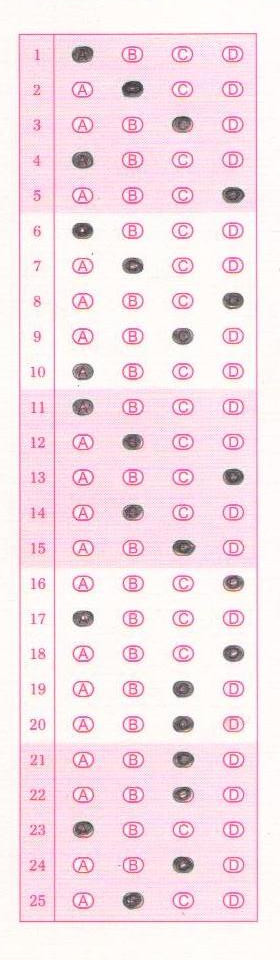
#> input picture omr.jpg, 280 x 960 px
$ jupyter execute --allow-errors Untitled.ipynb   (older library calls are emulated)
#> lines starting #> are read from the running program, lines starting #| are printed output that depends on the picture; after the words box and inside, x2 and y2 are one past the last pixel; in counts of white or black regions, pixels touching at a corner belong together
[cell 1]
import cv2
import sys
import os
import math
from matplotlib import pyplot as plt
import numpy as np
from __future__ import print_function

def sobel(k):
#> called with k = 3
    kernel1 = np.zeros((k,k),np.float32)/k**2
    for i in range(k):
        for j in range(k):
            if(i==0):
                kernel1[i][j]=-1
            if(i==k-1):
                kernel1[i][j]=1
    kernel2 = np.zeros((k,k),np.float32)/k**2
    for i in range(k):
        for j in range(k):
            if(j==0):
                kernel2[i][j]=-1
            if(j==k-1):
                kernel2[i][j]=1
    return kernel1,kernel2

def show(img):
    cv2.imwrite("tmp.jpg",img)
    os.system("xdg-open tmp.jpg")

khor,kvert=sobel(3)

img=cv2.imread('omr.jpg')
#> img is the input picture: shape (960, 280, 3); mean B, G, R 233.9, 226.3, 244.8
newimg1=cv2.filter2D(img,-1,khor)
#cv2.imwrite("output.jpg",newimg1)

[cell 2]
thres,resthres=cv2.threshold(img,200,255,cv2.THRESH_BINARY)
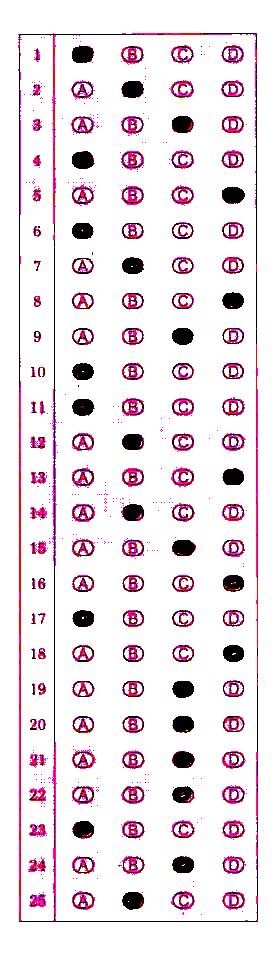
#> resthres: shape (960, 280, 3); mean B, G, R 232.9, 225, 239.7
show(resthres)

[cell 3]
from skimage.segmentation import slic
segments = slic(img, n_segments = 1000, sigma = 10)
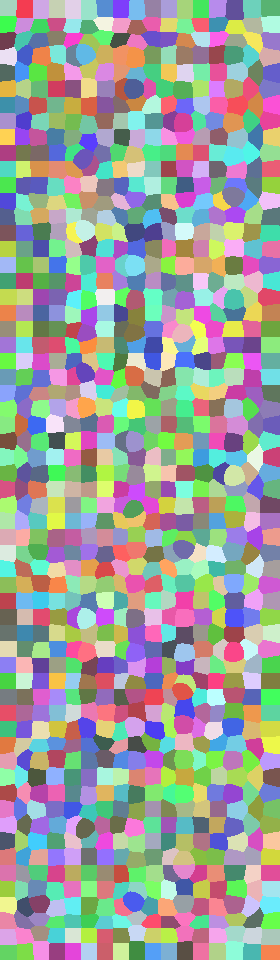
#> segments: shape (960, 280) int64; 1020 distinct labels, from 1 to 1020; one colour per label, 0 black
show(segments)

[cell 4]
edges = cv2.Canny(img,100,200)
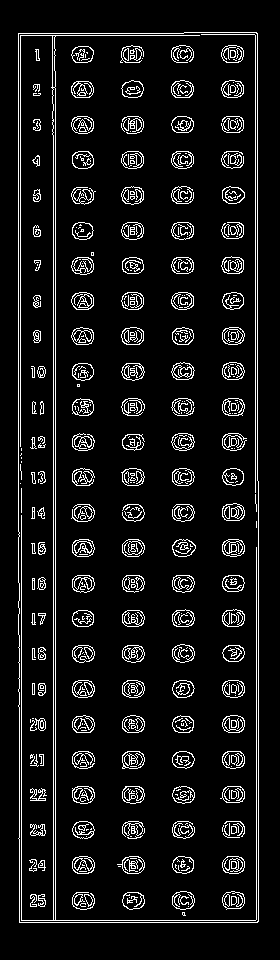
#> edges: shape (960, 280); 8.4% white in thin lines or dots, all inside (x1, y1, x2, y2) = (18, 32, 259, 923)
edges = cv2.cvtColor(edges,cv2.COLOR_GRAY2RGB)

show(edges)

[cell 5]
import mean_shift as ms
print(edges.shape)
#| (960, 280, 3)
#> (the rest of this cell did not finish here and is left out)

[cell 6]
for i in range(edges.shape[0]):
    first=True
    for j in range(edges.shape[1]):

        if(edges[i][j][0]==255):
            print(str(i)+" "+str(j),end=' ')
            if(first):
                edges[i][j][0]=145
                edges[i][j][1]=67
                edges[i][j][2]=123
                first=False
        else:
            first=True
    print("")
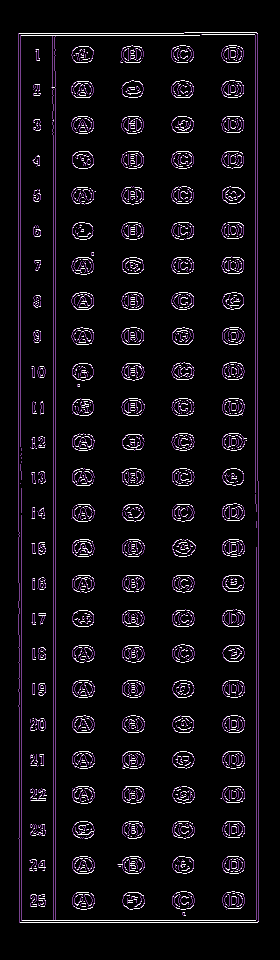
#> edges: shape (960, 280, 3); mean B, G, R 15.2, 10.9, 14
show(edges)

[cell 7]
from skimage.segmentation import slic
segments = slic(img, n_segments = 500, sigma = 5)
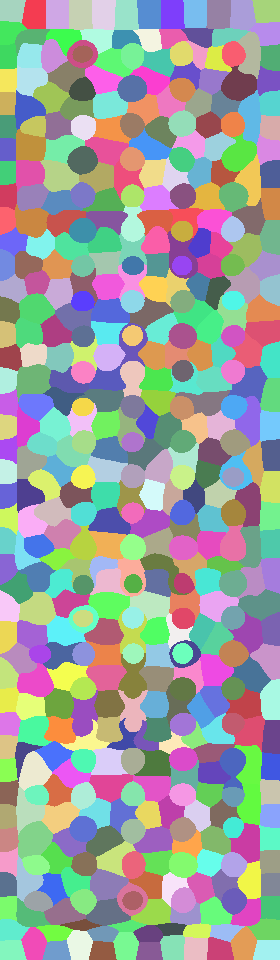
#> segments: shape (960, 280) int64; 486 distinct labels, from 1 to 486; one colour per label, 0 black
show(segments)
#> in show (call 5), `cv2.imwrite("tmp.jpg",img)`:
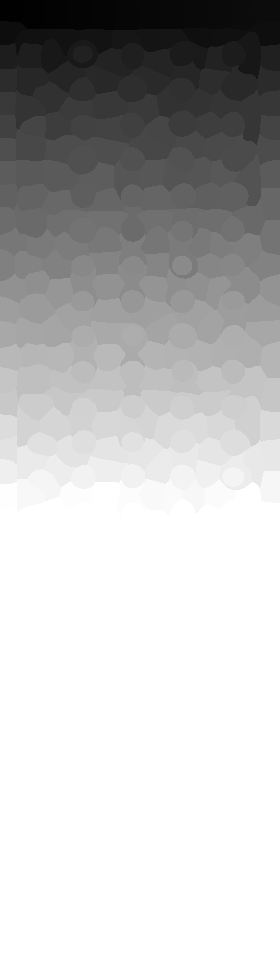
#> saved as tmp.jpg: shape (960, 280); min 1, max 255, mean 187.8

[cell 8]
import pymeanshift as pms
#> (the rest of this cell did not finish here and is left out)

#> (a cell that did not finish here is left out)

#> (a cell that did not finish here is left out)

#> (a cell that did not finish here is left out)

#> (a cell that did not finish here is left out)

[cell 13]
#Circles
img1=cv2.imread("omrot.jpg")
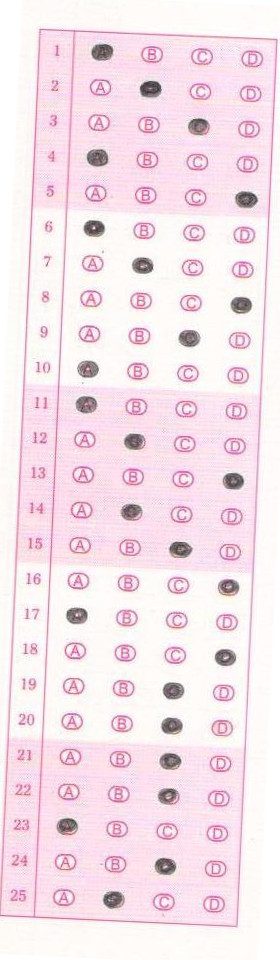
#> input picture omrot.jpg, 280 x 960 px
#> img1 is the input picture: shape (960, 280, 3); mean B, G, R 234.1, 226.5, 244.5
thres,resthres=cv2.threshold(img1,200,255,cv2.THRESH_BINARY)
checkimg = cv2.cvtColor(resthres, cv2.COLOR_BGR2GRAY)
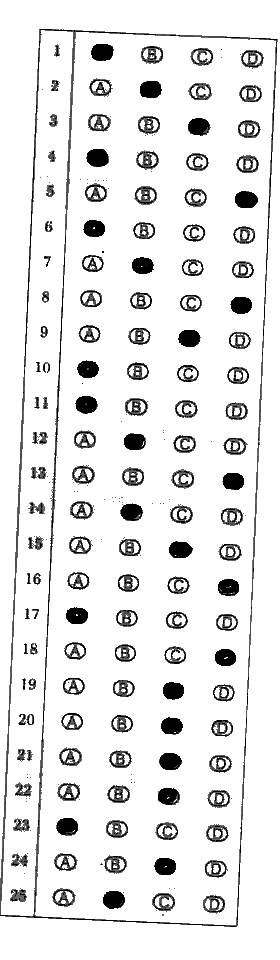
#> checkimg: shape (960, 280); min 0, max 255, mean 229.9

#img1=img
gray_image = cv2.cvtColor(img1, cv2.COLOR_BGR2GRAY)
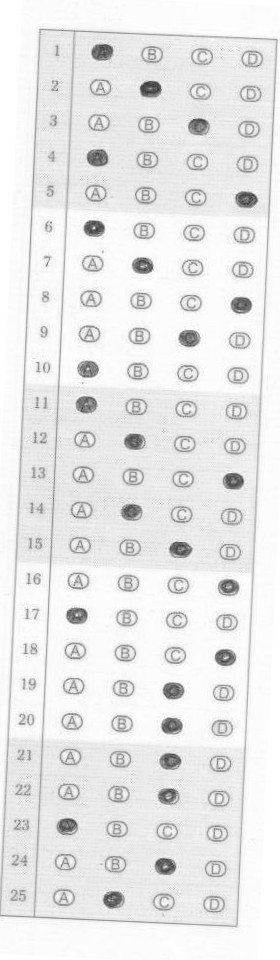
#> gray_image: shape (960, 280); min 49, max 255, mean 232.8
circles = cv2.HoughCircles(gray_image, cv2.cv.CV_HOUGH_GRADIENT, 11,25,minRadius=1,maxRadius=20)
#> circles = 51 rows, first 8: [71.5, 753.5, 8.7], [82.5, 478.5, 8.7], [148.5, 159.5, 7.6], [115.5, 830.5, 8.7], [236.5, 412.5, 7.6], [225.5, 621.5, 6.5], [137.5, 335.5, 7.6], [71.5, 720.5, 6.5]
#circles = cv2.HoughCircles(gray_image, cv2.cv.CV_HOUGH_GRADIENT, 9,25,minRadius=1,maxRadius=20)
output = img1.copy()

# ensure at least some circles were found
if circles is not None:
	# convert the (x, y) coordinates and radius of the circles to integers
	circles = np.round(circles[0, :]).astype("int")
#> circles = 51 rows, first 8: [72, 754, 9], [82, 478, 9], [148, 160, 8], [116, 830, 9], [236, 412, 8], [226, 622, 6], [138, 336, 8], [72, 720, 6]

	# loop over the (x, y) coordinates and radius of the circles
	for (x, y, r) in circles:
		# draw the circle in the output image, then draw a rectangle
		# corresponding to the center of the circle
		cv2.circle(output, (x, y), r, (0, 255, 0), 4)
		cv2.rectangle(output, (x - 5, y - 5), (x + 5, y + 5), (0, 128, 255), -1)
#> this loop made 51 passes
#> (x, y, r) on passes 1 to 12: (72, 754, 9), (82, 478, 9), (148, 160, 8), (116, 830, 9), (236, 412, 8), (226, 622, 6), (138, 336, 8), (72, 720, 6), (148, 126, 6), (126, 654, 9), (138, 368, 8), (60, 896, 9)
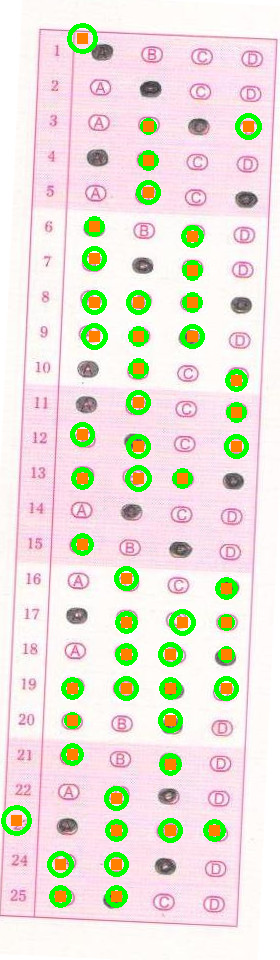
#> output: shape (960, 280, 3); 7.46% of pixels changed, all inside (x1, y1, x2, y2) = (1, 23, 262, 908)

	# show the output image
	show(output)
#,

[cell 14]
#interpolate
import copy
from scipy import arange
import math
INF=1e18
# [5 lines left out: function fn, not called in this run]
def lineinter(data):
    #c -60 -120 cdiff -40 -60
    m,c,cdiff=(-10,10,1),(-120,-60,1),(-60,-40,1)
    mins=INF
    ans=[0,0,0]
    for mv in arange(m[0],m[1],m[2]):
        for cv in arange(c[0],c[1],c[2]):
            for cdiffv in arange(cdiff[0],cdiff[1],cdiff[2]):
                score=0
                mvv=math.tan((mv*math.pi)/180)
                for point in data:
                    score+=fn(point,mvv,cv,cdiffv)
                if(mins>score):
                    mins=score
                    ans[0]=mvv
                    ans[1]=cv
                    ans[2]=cdiffv
    return ans


data=copy.copy(circles)
#> data has the same summary as circles
#> (the rest of this cell did not finish here and is left out)
